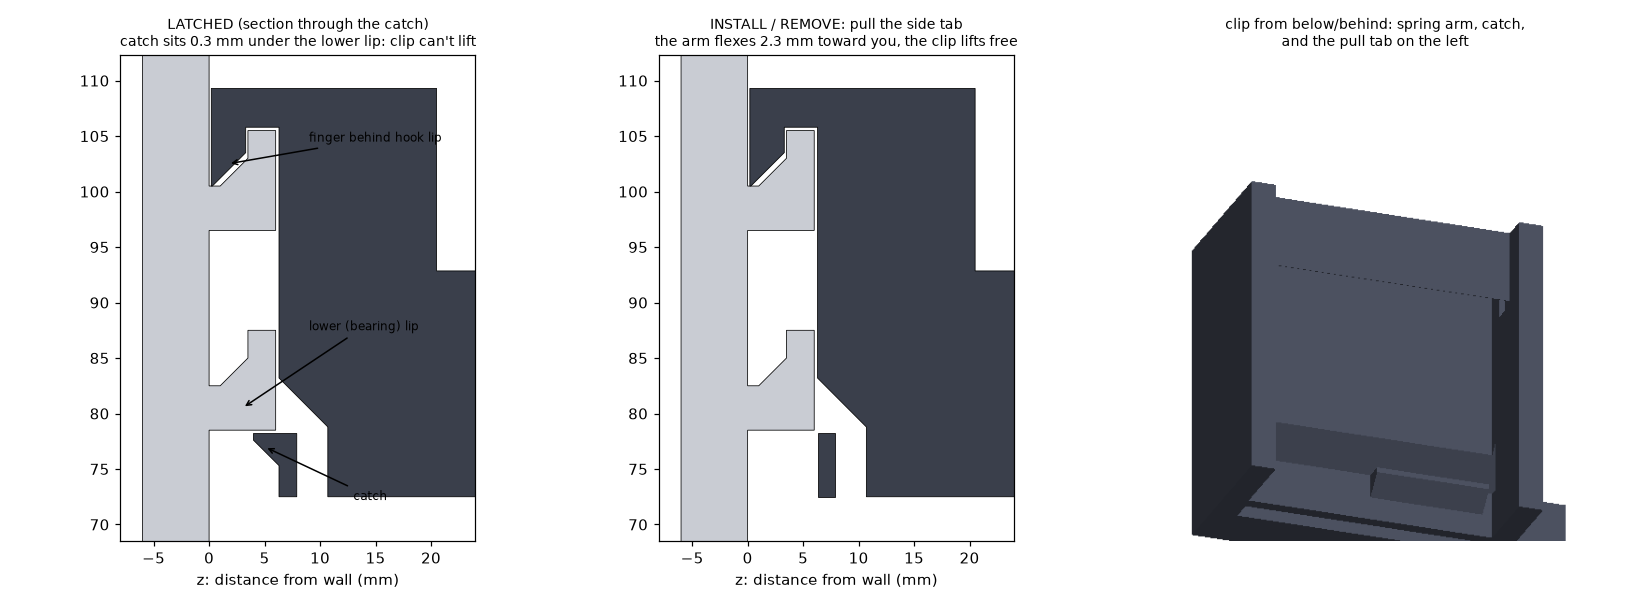

Source code (Python):
"""Close-up of the built-in snap latch: section through the catch (latched) + 3D view of the clip bottom."""
import os, sys; sys.path.insert(0, os.path.dirname(os.path.dirname(os.path.abspath(__file__))))
import numpy as np, build_board as B
from build_board import box, inter, place
import matplotlib; matplotlib.use("Agg"); import matplotlib.pyplot as plt
from matplotlib.patches import Polygon
src = open(os.path.join(os.path.dirname(os.path.dirname(os.path.abspath(__file__))), "render_clip.py")).read(); exec(src[src.index("def raster("):src.index("def panel(")])
strip = B.build_strip(); clip = B.build_clip(1); y = B.clip_y(1)
fig, axs = plt.subplots(1, 3, figsize=(15, 5.5), dpi=110)
for ax, (B.catch_z, title) in zip(axs[:2], ((4.0, "LATCHED (section through the catch)\ncatch sits 0.3 mm under the lower lip: clip can't lift"),
                                           (B.zb0 + 0.05, "INSTALL / REMOVE: pull the side tab\nthe arm flexes 2.3 mm toward you, the clip lifts free"))):
    c = place(B.build_clip(1), 0, y)
    for m, col in ((strip, "#c9ccd3"), (c, "#3a3f4b")):
        s = m.section(plane_origin=(-7, 0, 0), plane_normal=(1, 0, 0))
        for poly in s.discrete: ax.add_patch(Polygon(np.asarray(poly)[:, [2, 1]], closed=True, fc=col, ec="k", lw=0.5))
    ax.set_xlim(-8, 24); ax.set_ylim(y + B.clip_y0 - 4, y + B.clip_y1 + 3); ax.set_aspect("equal"); ax.set_title(title, fontsize=9); ax.set_xlabel("z: distance from wall (mm)")
B.catch_z = 4.0
axs[0].annotate("catch", xy=(5.0, y + B.catch_top - 1.2), xytext=(13, y + B.catch_top - 6), arrowprops=dict(arrowstyle="->"), fontsize=8)
axs[0].annotate("lower (bearing) lip", xy=(3, y + B.bear_y + 2), xytext=(9, y + B.bear_y + 9), arrowprops=dict(arrowstyle="->"), fontsize=8)
axs[0].annotate("finger behind hook lip", xy=(1.7, y + B.b_loc + 6), xytext=(9, y + B.b_loc + 8), arrowprops=dict(arrowstyle="->"), fontsize=8)
cl = B.build_clip(1)
axs[2].imshow(raster([cl], [(0.3, 0.32, 0.38)], -25, 200, (520, 520), [[-26, B.clip_y0 - 2, -4], [20, 12, 30]])); axs[2].axis("off")
axs[2].set_title("clip from below/behind: spring arm, catch,\nand the pull tab on the left", fontsize=9)
fig.tight_layout(); fig.savefig(os.path.join(os.path.dirname(os.path.abspath(__file__)), "latch_detail.png"))
